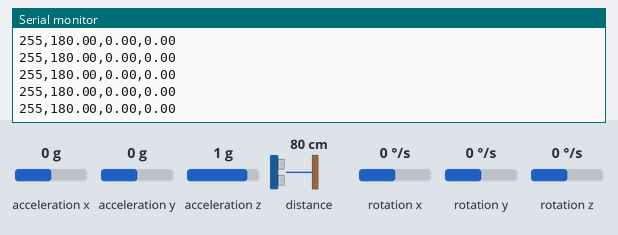
Recording of a sketch running on a simulated Arduino Nano 33 BLE. Shown: the last lines printed to the serial monitor. Inputs (shaded band) come from the test bench; at power-on: acceleration x 0 g, acceleration y 0 g, acceleration z 1 g, distance to the obstacle 80 cm, rotation x 0 °/s, rotation y 0 °/s, rotation z 0 °/s.

Above: at 1.2 s.
1.3 s: acceleration x set to -1.4 g
At 2.4 s:
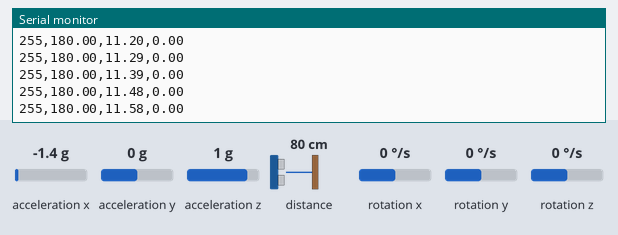
2.8 s: acceleration y set to -1.4 g
At 3.6 s:
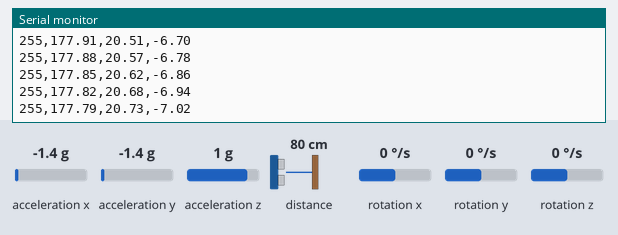
4.3 s: acceleration z set to -1.4 g
At 5.3 s:
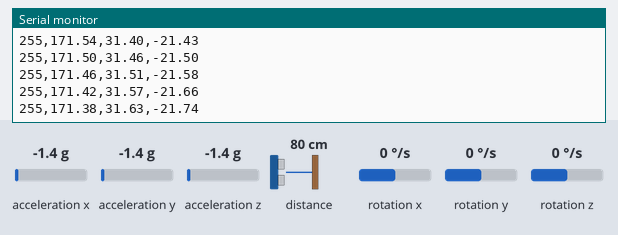
5.8 s: distance to the obstacle set to 2 cm
At 6.9 s:
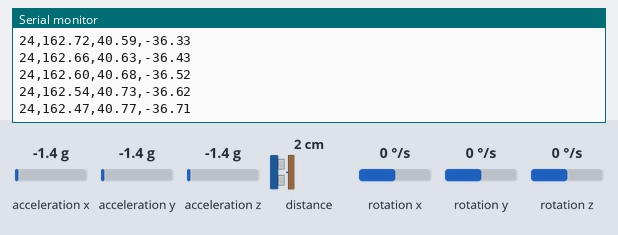
7.3 s: rotation x set to -192 °/s
At 8.1 s:
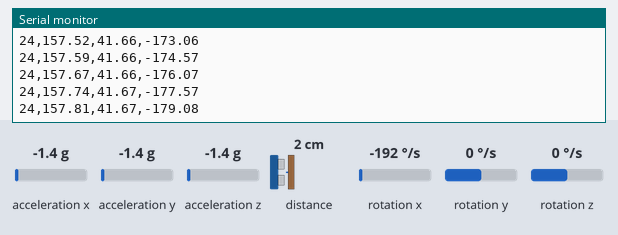
8.8 s: rotation x set to -100 °/s
At 9.8 s:
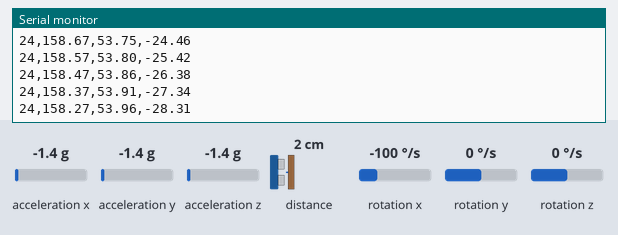
Timing chart, 0 to 11.8 s (numbered marks = the images above; inputs shaded):
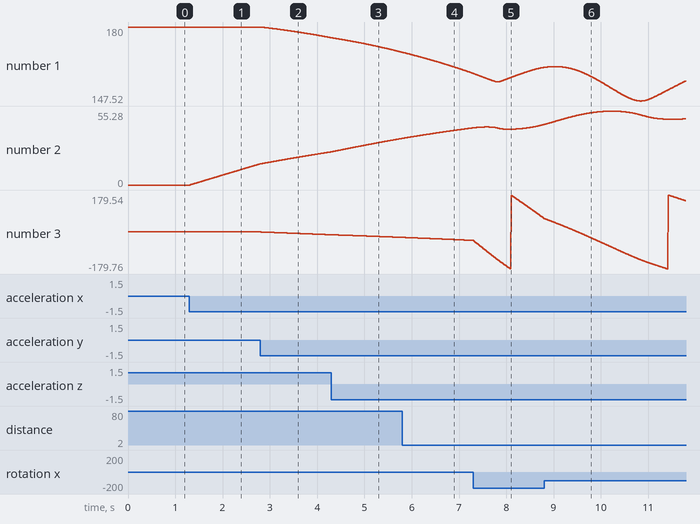

Measured:
- after the input at 1.3 s, the serial monitor: prints a new line at once (image 1)
- plotted number 2: 0 → 15.8 after the input at 1.3 s

The sketch:

DanceGlove_Left.ino
```cpp
//This sketch produces IMU and proximity data for the Arduino Nano 33 BLE Sense

#include "Arduino_LSM9DS1.h" // include the libary for the IMU
#include "MadgwickAHRS.h" // include the Madgwick library
#include "Arduino_APDS9960.h" // include the library for the gesture sensor

//initalize a Madgwick filter:
Madgwick filter;
//sensor's sample rate is fixed at 119 Hz:
const float sensorRate = 119.00;

//values for orientation:
float roll = 0.0;
float pitch = 0.0;
float heading = 0.0;

//value for proximity
int proximity = 0;

void setup() {
  Serial.begin(9600);
  //attempt to start the IMU:
 if (!IMU.begin()) {
   Serial.println("Failed to initialize IMU");
  }
  // attempt to start the gesture sensor
  if (!APDS.begin()) {
  Serial.println("Error initializing APDS9960 sensor!");
    }

  //start the filter to run at the sample rate:
  filter.begin(sensorRate);

}

void loop() {
  //values for acceleration and rotation:
  float xAcc, yAcc, zAcc;
  float xGyro, yGyro, zGyro;

  //check if the IMU and proximity sensor is ready to read
  if(IMU.accelerationAvailable() && IMU.gyroscopeAvailable() && APDS.proximityAvailable()) {
    //read accelerometer, gyrometer and proximity:
    IMU.readAcceleration(xAcc, yAcc, zAcc);
    IMU.readGyroscope(xGyro, yGyro, zGyro);
    APDS.readProximity(); // 0 => close, 255 => far, -1 => error

    //update the filter, which computes orientation:
    filter.updateIMU(xGyro, yGyro, zGyro, xAcc, yAcc, zAcc);

    //print the heading, pitch, and roll
    roll = filter.getRoll();
    pitch = filter.getPitch();
    heading = filter.getYaw();

    //print proximity
    proximity = APDS.readProximity();
  }

    //print the results:
    Serial.print(proximity);
    Serial.print(",");
    Serial.print(heading);
    Serial.print(",");
    Serial.print(pitch);
    Serial.print(",");
    Serial.println(roll);

}
```
